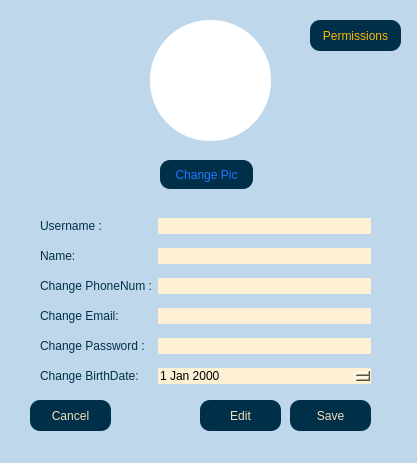
<?xml version="1.0" encoding="UTF-8"?>
<ui version="4.0">
 <class>setting</class>
 <widget class="QWidget" name="setting">
  <property name="geometry">
   <rect>
    <x>0</x>
    <y>0</y>
    <width>417</width>
    <height>463</height>
   </rect>
  </property>
  <property name="windowTitle">
   <string>Form</string>
  </property>
  <property name="styleSheet">
   <string notr="true">background-color:rgb(191, 215, 234);
</string>
  </property>
  <widget class="QPushButton" name="pbn_changeImage">
   <property name="geometry">
    <rect>
     <x>160</x>
     <y>160</y>
     <width>93</width>
     <height>29</height>
    </rect>
   </property>
   <property name="cursor">
    <cursorShape>PointingHandCursor</cursorShape>
   </property>
   <property name="styleSheet">
    <string notr="true">background-color:rgb(0, 48, 73);
border-radius: 10px;
color:rgb(34, 119, 255)</string>
   </property>
   <property name="text">
    <string>Change Pic</string>
   </property>
  </widget>
  <widget class="QPushButton" name="pbn_save">
   <property name="geometry">
    <rect>
     <x>290</x>
     <y>400</y>
     <width>81</width>
     <height>31</height>
    </rect>
   </property>
   <property name="cursor">
    <cursorShape>PointingHandCursor</cursorShape>
   </property>
   <property name="styleSheet">
    <string notr="true">background-color:rgb(0, 48, 73);
border-radius: 10px;
color:rgb(245, 223, 187);</string>
   </property>
   <property name="text">
    <string>Save</string>
   </property>
  </widget>
  <widget class="QPushButton" name="pbn_cancel">
   <property name="geometry">
    <rect>
     <x>30</x>
     <y>400</y>
     <width>81</width>
     <height>31</height>
    </rect>
   </property>
   <property name="cursor">
    <cursorShape>PointingHandCursor</cursorShape>
   </property>
   <property name="styleSheet">
    <string notr="true">background-color:rgb(0, 48, 73);
border-radius: 10px;
color:rgb(245, 223, 187);</string>
   </property>
   <property name="text">
    <string>Cancel</string>
   </property>
  </widget>
  <widget class="QWidget" name="layoutWidget">
   <property name="geometry">
    <rect>
     <x>40</x>
     <y>210</y>
     <width>331</width>
     <height>186</height>
    </rect>
   </property>
   <layout class="QGridLayout" name="gridLayout">
    <item row="0" column="0">
     <widget class="QLabel" name="lbl_username">
      <property name="styleSheet">
       <string notr="true">color:rgb(0, 48, 73);</string>
      </property>
      <property name="text">
       <string>Username :</string>
      </property>
     </widget>
    </item>
    <item row="5" column="0">
     <widget class="QLabel" name="lbl_birth">
      <property name="styleSheet">
       <string notr="true">color:rgb(0, 48, 73);</string>
      </property>
      <property name="text">
       <string>Change BirthDate:</string>
      </property>
     </widget>
    </item>
    <item row="3" column="0">
     <widget class="QLabel" name="lbl_email">
      <property name="styleSheet">
       <string notr="true">color:rgb(0, 48, 73);</string>
      </property>
      <property name="text">
       <string>Change Email:</string>
      </property>
     </widget>
    </item>
    <item row="2" column="0">
     <widget class="QLabel" name="lbl_phonenum">
      <property name="styleSheet">
       <string notr="true">color:rgb(0, 48, 73);</string>
      </property>
      <property name="text">
       <string>Change PhoneNum :</string>
      </property>
     </widget>
    </item>
    <item row="2" column="1">
     <widget class="QLineEdit" name="led_phonenum">
      <property name="styleSheet">
       <string notr="true">background-color:rgb(253, 240, 213);
border-radius: 10%;</string>
      </property>
      <property name="readOnly">
       <bool>true</bool>
      </property>
     </widget>
    </item>
    <item row="3" column="1">
     <widget class="QLineEdit" name="led_email">
      <property name="styleSheet">
       <string notr="true">background-color:rgb(253, 240, 213);
border-radius: 10%;</string>
      </property>
      <property name="readOnly">
       <bool>true</bool>
      </property>
     </widget>
    </item>
    <item row="4" column="1">
     <widget class="QLineEdit" name="led_password">
      <property name="styleSheet">
       <string notr="true">background-color:rgb(253, 240, 213);
border-radius: 10%;</string>
      </property>
      <property name="readOnly">
       <bool>true</bool>
      </property>
     </widget>
    </item>
    <item row="5" column="1">
     <widget class="QDateEdit" name="dateEdit">
      <property name="styleSheet">
       <string notr="true">background-color:rgb(253, 240, 213);
border-radius: 10%;</string>
      </property>
      <property name="buttonSymbols">
       <enum>QAbstractSpinBox::UpDownArrows</enum>
      </property>
     </widget>
    </item>
    <item row="4" column="0">
     <widget class="QLabel" name="lbl_password">
      <property name="styleSheet">
       <string notr="true">color:rgb(0, 48, 73);</string>
      </property>
      <property name="text">
       <string>Change Password :</string>
      </property>
     </widget>
    </item>
    <item row="0" column="1">
     <widget class="QLineEdit" name="led_username">
      <property name="styleSheet">
       <string notr="true">background-color:rgb(253, 240, 213);
border-radius: 10%;</string>
      </property>
      <property name="readOnly">
       <bool>true</bool>
      </property>
     </widget>
    </item>
    <item row="1" column="1">
     <widget class="QLineEdit" name="led_name">
      <property name="styleSheet">
       <string notr="true">background-color:rgb(253, 240, 213);
border-radius: 10%;</string>
      </property>
      <property name="readOnly">
       <bool>true</bool>
      </property>
     </widget>
    </item>
    <item row="1" column="0">
     <widget class="QLabel" name="lbl_name">
      <property name="styleSheet">
       <string notr="true">color:rgb(0, 48, 73);</string>
      </property>
      <property name="text">
       <string>Name:</string>
      </property>
     </widget>
    </item>
   </layout>
  </widget>
  <widget class="QPushButton" name="pbn_edit">
   <property name="geometry">
    <rect>
     <x>200</x>
     <y>400</y>
     <width>81</width>
     <height>31</height>
    </rect>
   </property>
   <property name="cursor">
    <cursorShape>PointingHandCursor</cursorShape>
   </property>
   <property name="styleSheet">
    <string notr="true">background-color:rgb(0, 48, 73);
border-radius: 10px;
color:rgb(245, 223, 187);</string>
   </property>
   <property name="text">
    <string>Edit</string>
   </property>
  </widget>
  <widget class="QPushButton" name="pbn_permissions">
   <property name="geometry">
    <rect>
     <x>310</x>
     <y>20</y>
     <width>91</width>
     <height>31</height>
    </rect>
   </property>
   <property name="cursor">
    <cursorShape>PointingHandCursor</cursorShape>
   </property>
   <property name="styleSheet">
    <string notr="true">background-color:rgb(0, 48, 73);
border-radius: 10px;
color:rgb(255, 183, 3);</string>
   </property>
   <property name="text">
    <string>Permissions</string>
   </property>
  </widget>
  <widget class="QLabel" name="lbl_img">
   <property name="geometry">
    <rect>
     <x>150</x>
     <y>20</y>
     <width>121</width>
     <height>121</height>
    </rect>
   </property>
   <property name="styleSheet">
    <string notr="true">background-color:white;
border-radius:60%;</string>
   </property>
   <property name="text">
    <string/>
   </property>
  </widget>
 </widget>
 <resources/>
 <connections/>
</ui>
